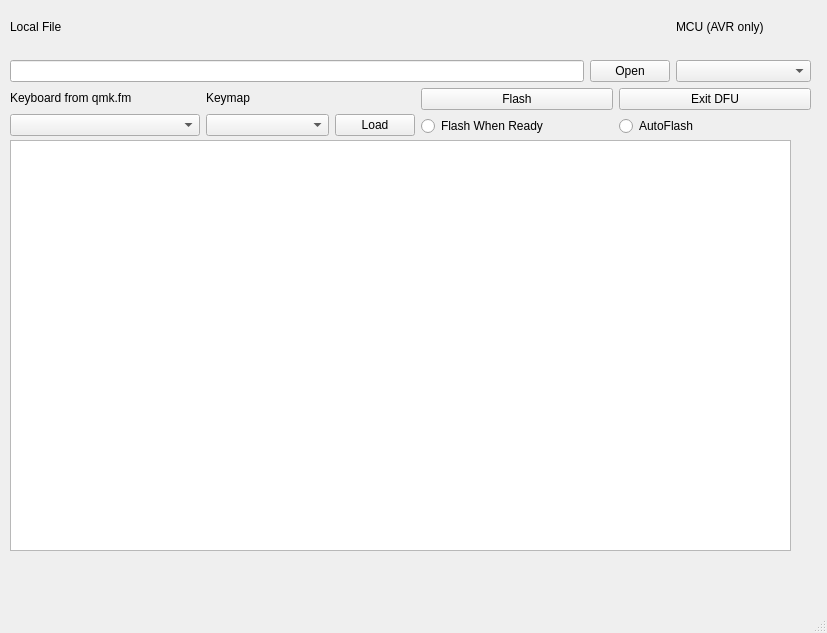
<?xml version="1.0" encoding="UTF-8"?>
<ui version="4.0">
 <class>MainWindow</class>
 <widget class="QMainWindow" name="MainWindow">
  <property name="geometry">
   <rect>
    <x>0</x>
    <y>0</y>
    <width>827</width>
    <height>633</height>
   </rect>
  </property>
  <property name="windowTitle">
   <string>QMK Toolbox</string>
  </property>
  <widget class="QWidget" name="centralwidget">
   <widget class="QWidget" name="verticalLayoutWidget">
    <property name="geometry">
     <rect>
      <x>10</x>
      <y>0</y>
      <width>801</width>
      <height>136</height>
     </rect>
    </property>
    <layout class="QVBoxLayout" name="verticalLayout">
     <item>
      <layout class="QGridLayout" name="gridLayout">
       <item row="1" column="0">
        <widget class="QLineEdit" name="FilePath"/>
       </item>
       <item row="1" column="1">
        <widget class="QPushButton" name="OpenButton">
         <property name="text">
          <string>Open</string>
         </property>
         <property name="checkable">
          <bool>false</bool>
         </property>
        </widget>
       </item>
       <item row="1" column="2">
        <widget class="QComboBox" name="MCU">
         <property name="minimumSize">
          <size>
           <width>135</width>
           <height>0</height>
          </size>
         </property>
        </widget>
       </item>
       <item row="0" column="0">
        <widget class="QLabel" name="label">
         <property name="text">
          <string>Local File</string>
         </property>
        </widget>
       </item>
       <item row="0" column="2">
        <widget class="QLabel" name="label_2">
         <property name="text">
          <string>MCU (AVR only)</string>
         </property>
        </widget>
       </item>
      </layout>
     </item>
     <item>
      <layout class="QHBoxLayout" name="horizontalLayout">
       <item>
        <layout class="QGridLayout" name="gridLayout_2">
         <item row="1" column="0">
          <widget class="QComboBox" name="BoardList">
           <property name="minimumSize">
            <size>
             <width>190</width>
             <height>0</height>
            </size>
           </property>
          </widget>
         </item>
         <item row="1" column="1">
          <widget class="QComboBox" name="MapList">
           <property name="minimumSize">
            <size>
             <width>123</width>
             <height>0</height>
            </size>
           </property>
          </widget>
         </item>
         <item row="0" column="0">
          <widget class="QLabel" name="label_3">
           <property name="text">
            <string>Keyboard from qmk.fm</string>
           </property>
          </widget>
         </item>
         <item row="1" column="2">
          <widget class="QPushButton" name="LoadButton">
           <property name="minimumSize">
            <size>
             <width>64</width>
             <height>0</height>
            </size>
           </property>
           <property name="text">
            <string>Load</string>
           </property>
          </widget>
         </item>
         <item row="0" column="1">
          <widget class="QLabel" name="label_4">
           <property name="text">
            <string>Keymap</string>
           </property>
          </widget>
         </item>
        </layout>
       </item>
       <item>
        <layout class="QGridLayout" name="gridLayout_3">
         <item row="1" column="1">
          <widget class="QRadioButton" name="AFButton">
           <property name="text">
            <string>AutoFlash</string>
           </property>
          </widget>
         </item>
         <item row="0" column="0">
          <widget class="QPushButton" name="FlashButton">
           <property name="text">
            <string>Flash</string>
           </property>
          </widget>
         </item>
         <item row="1" column="0">
          <widget class="QRadioButton" name="FWRButton">
           <property name="text">
            <string>Flash When Ready</string>
           </property>
          </widget>
         </item>
         <item row="0" column="1">
          <widget class="QPushButton" name="ExitButton">
           <property name="text">
            <string>Exit DFU</string>
           </property>
          </widget>
         </item>
        </layout>
       </item>
      </layout>
     </item>
    </layout>
   </widget>
   <widget class="QTextBrowser" name="textBrowser">
    <property name="geometry">
     <rect>
      <x>10</x>
      <y>140</y>
      <width>781</width>
      <height>411</height>
     </rect>
    </property>
   </widget>
  </widget>
  <widget class="QMenuBar" name="menubar">
   <property name="geometry">
    <rect>
     <x>0</x>
     <y>0</y>
     <width>827</width>
     <height>30</height>
    </rect>
   </property>
  </widget>
  <widget class="QStatusBar" name="statusbar"/>
 </widget>
 <resources/>
 <connections/>
</ui>
